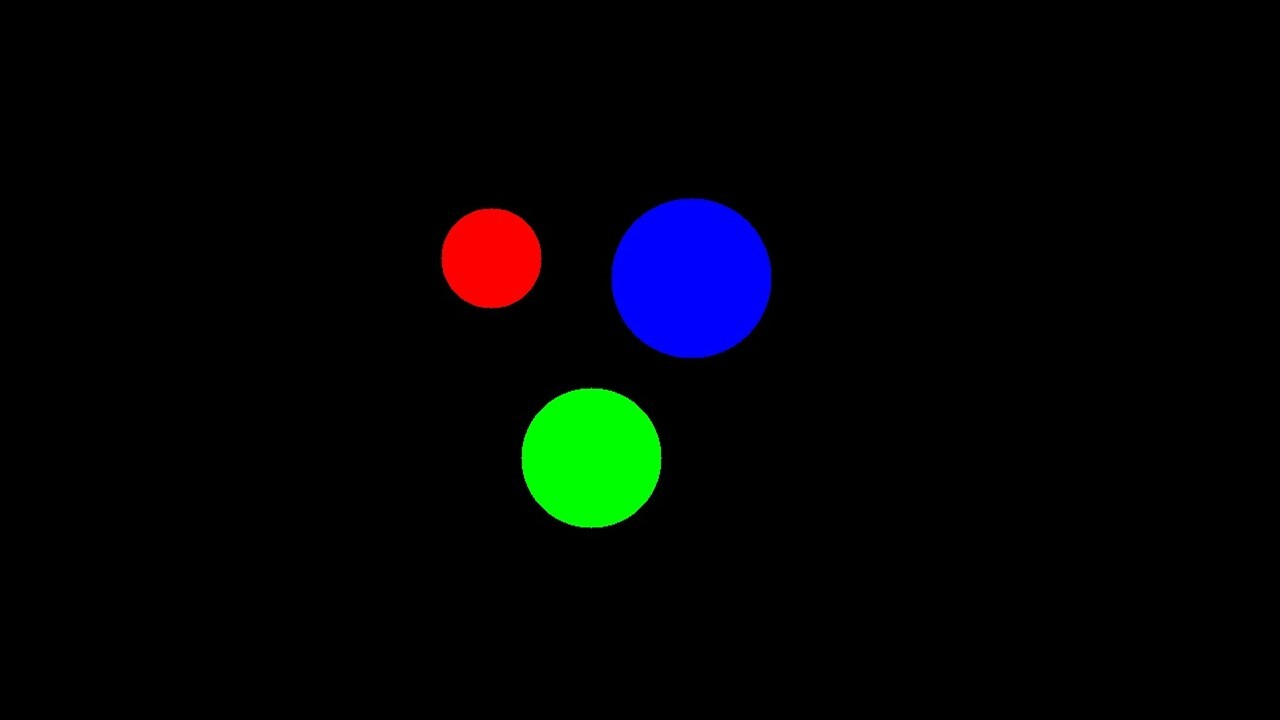
#> input picture week07/隨堂練習/test.jpg, 1280 x 720 px
$ python test.py
#> lines starting #> are read from the running program, lines starting #| are printed output that depends on the picture; after the words box and inside, x2 and y2 are one past the last pixel; in counts of white or black regions, pixels touching at a corner belong together
import numpy as np
import cv2
img = cv2.imread('test.jpg')
#> img is the input picture: shape (720, 1280, 3); mean B, G, R 5.6, 4.3, 2.2
hsv = cv2.cvtColor(img, cv2.COLOR_BGR2HSV)
#> hsv: shape (720, 1280, 3); mean H, S, V 5.1, 15.6, 11.9


def mask(hsv, lower, upper):
    return cv2.inRange(hsv, np.asarray(lower), np.asarray(upper))


def count_area(mask):
    area = 0
    for i in range(mask.shape[0]):
        for j in range(mask.shape[1]):
            if(mask[i][j] > 0):
                area += 1
    return area


mask_red = mask(hsv, [0, 43, 46], [10, 255, 255])
#> in mask, `return cv2.inRange(hsv, np.asarray(lower), np.asarray(upper))`:
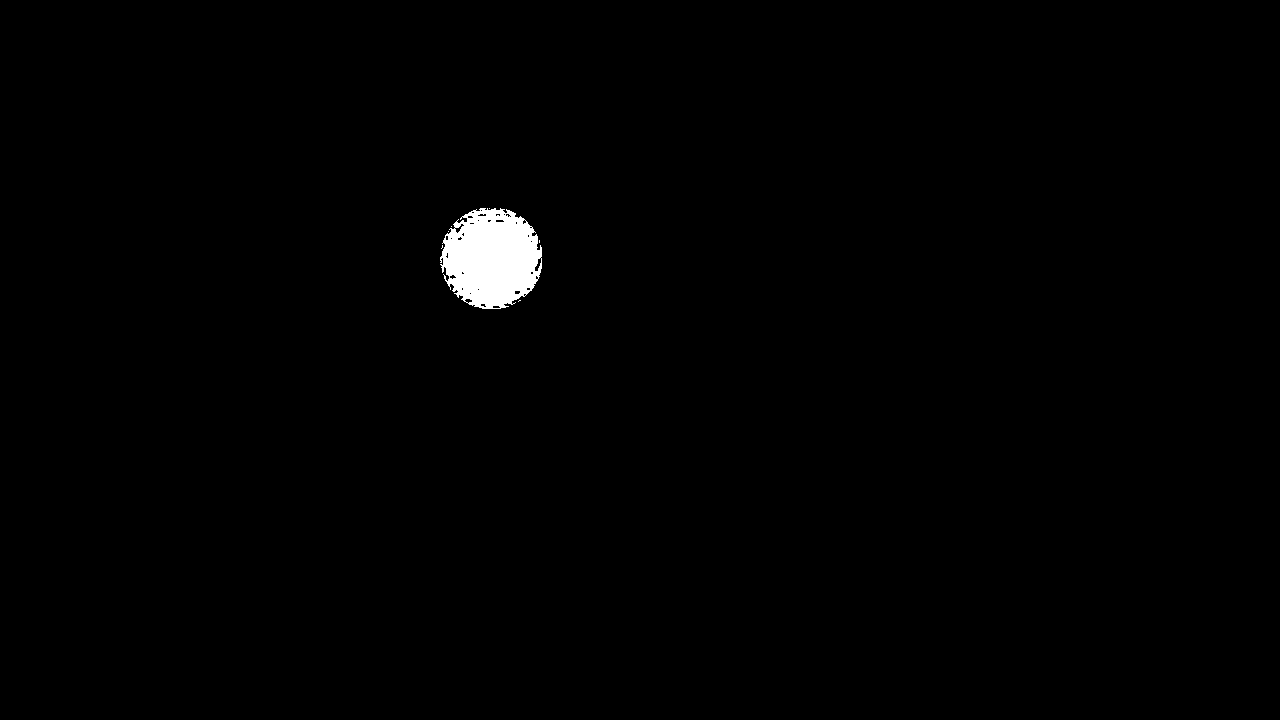
#> returned value: shape (720, 1280); 0.83% white; 7 white regions (6 under 20 px), largest, box (x1, y1, x2, y2) and area: (440, 208, 542, 309) 7634
mask_green = mask(hsv, [35, 43, 46], [77, 255, 255])
#> in mask (call 2), `return cv2.inRange(hsv, np.asarray(lower), np.asarray(upper))`:
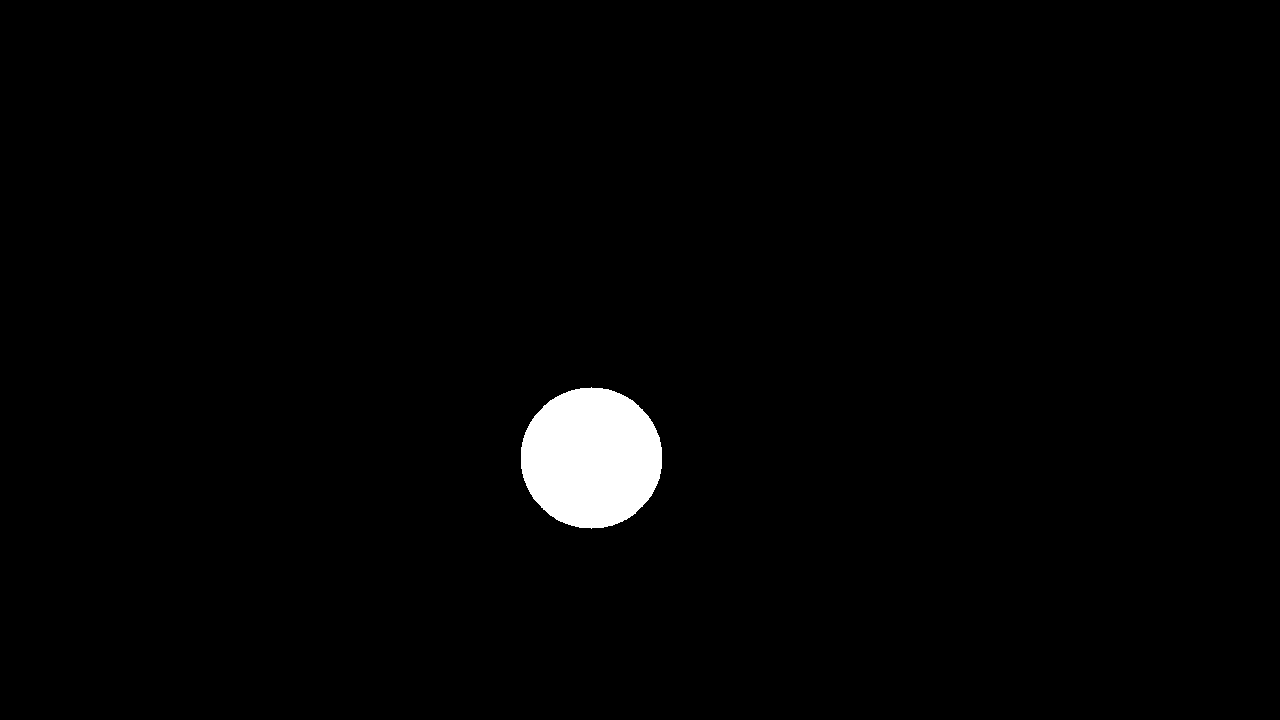
#> returned value: shape (720, 1280); 1.7% white; 1 white region, box (x1, y1, x2, y2) and area: (521, 387, 662, 529) 15656
mask_blue = mask(hsv, [100, 43, 46], [124, 255, 255])
#> in mask (call 3), `return cv2.inRange(hsv, np.asarray(lower), np.asarray(upper))`:
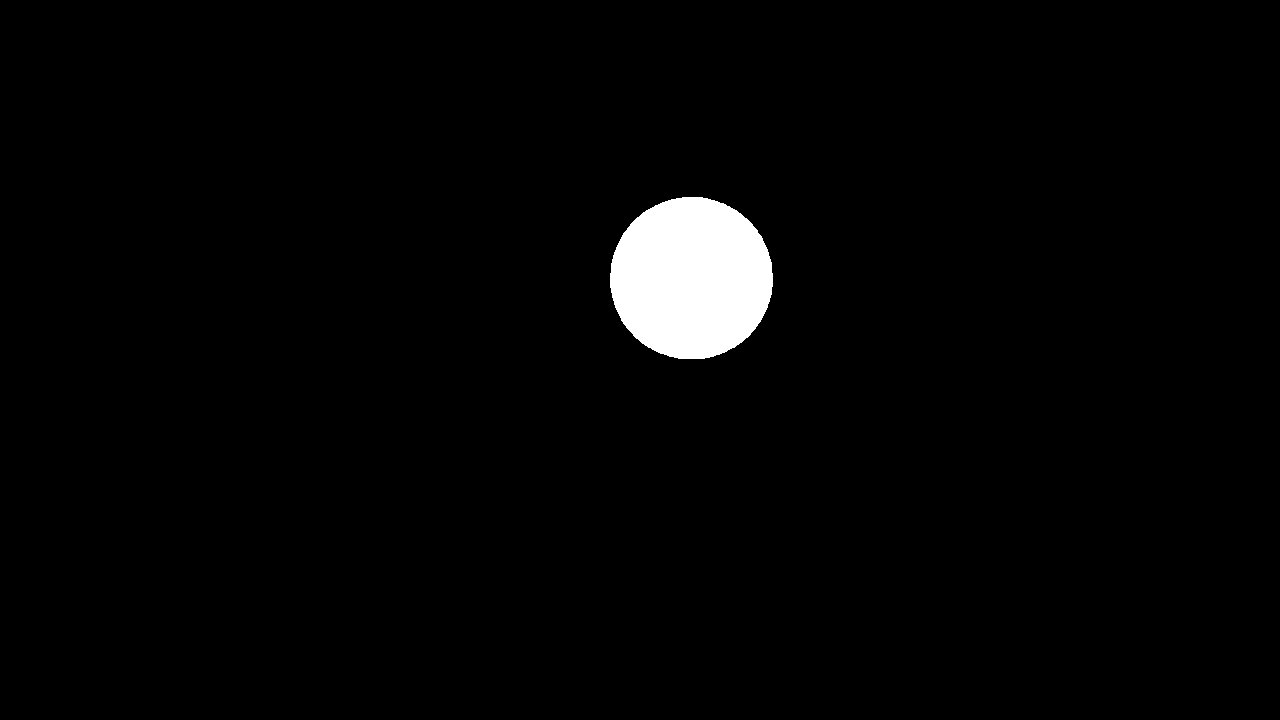
#> returned value: shape (720, 1280); 2.3% white; 1 white region, box (x1, y1, x2, y2) and area: (610, 197, 773, 359) 20798

print(f'area of R = {count_area(mask_red)}')
#| area of R = 7647
print(f'area of G = {count_area(mask_green)}')
#| area of G = 15656
print(f'area of B = {count_area(mask_blue)}')
#| area of B = 20798
